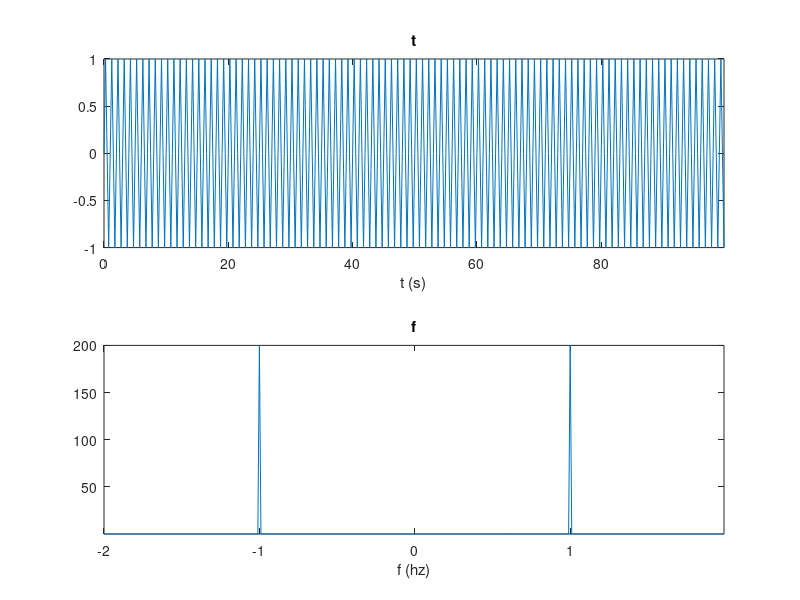
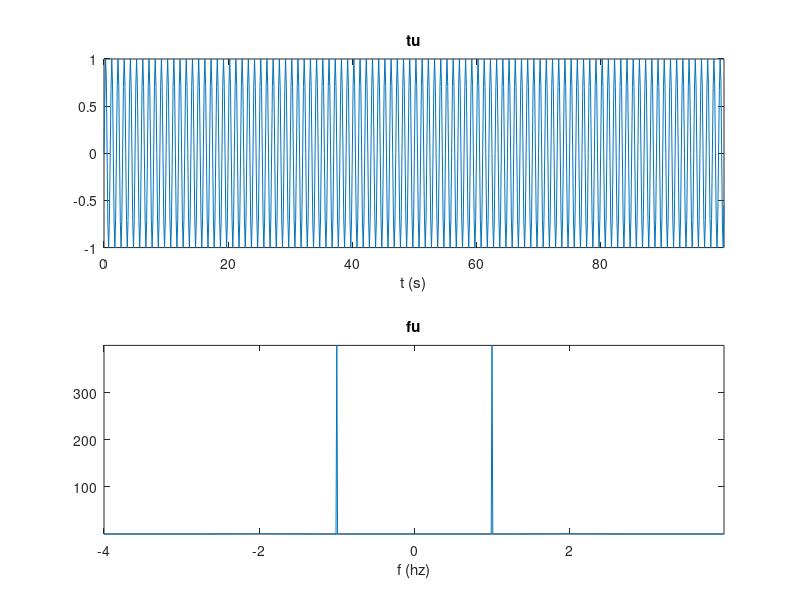

Recreate these plots in MATLAB, in order.
%% Test if upsampling produces ghost images
% Params
T= 100; f=1; fs=4;
upsample= 2;

% Make sig
time= linspace(0, T/f, fs*T/f+1); time= time(1:end-1);
x= sin(2*pi*f*time);
% fft
freq= linspace(-fs/2,fs/2, fs*T/f+1); freq= freq(1:end-1);
X= fft(x);
Xp= fftshift(abs(X));
% Plot
figure(1);
subplot(211); plot(time,x); title('t'); xlabel('t (s)'); axis tight;
subplot(212); plot(freq,Xp); title('f'); xlabel('f (hz)'); axis tight;

%% Upsample
fs= fs*upsample;
time= linspace(0, T/f, fs*T/f+1); time= time(1:end-1);
xu= resample(x, upsample,1);
% fft
freq= linspace(-fs/2,fs/2, fs*T/f+1); freq= freq(1:end-1);
Xu= fft(xu);
Xup= fftshift(abs(Xu));
% plot
figure(2);
subplot(211); plot(time,xu); title('tu'); xlabel('t (s)'); axis tight;
subplot(212); plot(freq,Xup); title('fu'); xlabel('f (hz)'); axis tight;
